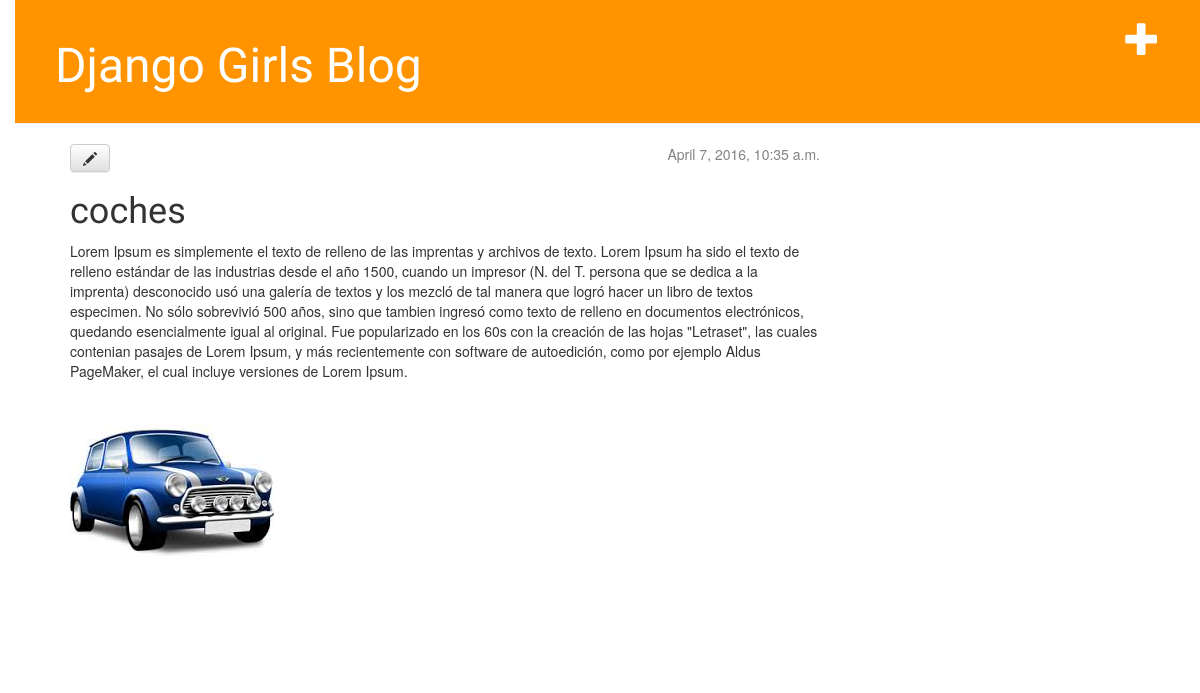
The app's page /post/1/ with its own data.
### blog/models.py (models this page shows, shortened)
class Post(models.Model):
	author = models.ForeignKey('auth.User')
	image = models.ImageField(upload_to="", null=True, blank=True)
	title = models.CharField(max_length=200)
	text = models.TextField()
	created_date = models.DateTimeField(
		default=timezone.now)
	published_date = models.DateTimeField(
		blank=True, null=True)

### blog/views.py (the view)
# urls.py: url(r'^post/(?P<pk>[0-9]+)/$', views.post_detail),
def post_detail(request, pk):
	post = get_object_or_404(Post, pk=pk)
	return render(request, 'blog/post_detail.html', {'post': post})

### blog/templates/blog/post_detail.html
{% extends 'blog/base.html' %}
    {% block content %}
        <div class="post">
            {% if post.published_date %}
                <div class="date">
                    {{ post.published_date }}
                </div>
            {% endif %}
            <a class="btn btn-default" href="{% url 'post_edit' pk=post.pk %}"><span class="glyphicon glyphicon-pencil"></span></a>
            <h1>{{ post.title }}</h1>
            <p>{{ post.text|linebreaks }}</p>
             {%if post.image%}
                <img src="{{ post.image.url }}">
             {%endif%}
        </div>
    {% endblock %}

### blog/static/css/blog.css (style rules this page uses)
body { padding-left: 15px; }
h1, h2, h3, h4 { font-family: 'Lobster', cursive; }
.date { float: right; color: #828282; }
.post { margin-bottom: 70px; }

### records on screen
Post: published_date "April 7, 2016, 10:35 a.m.", title "coches", text "Lorem Ipsum es simplemente el texto de relleno de las imprentas y archivos de texto. Lorem Ipsum ha sido el texto de relleno estándar de las industrias desde el año 1500, cuando un impresor (N. del T. persona que se dedica a la imprenta) desconocido usó una galería de textos y los mezcló de tal manera que logró hacer un libro de textos especimen. No sólo sobrevivió 500 años, sino que tambien ingresó como texto de relleno en documentos electrónicos, quedando esencialmente igual al original. Fue popularizado en los 60s con la creación de las hojas \"Letraset\", las cuales contenian pasajes de Lorem Ipsum, y más recientemente con software de autoedición, como por ejemplo Aldus PageMaker, el cual…", image (picture)
